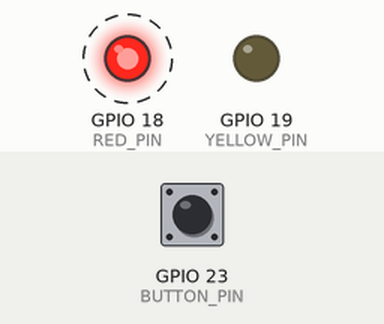
Bench run of a sketch on a simulated ESP32. Shown: output pins drawn as LEDs (lit = HIGH). Dashed ring = blinking. Inputs (shaded band) come from the test bench; at power-on: GPIO 23 (BUTTON_PIN) HIGH.

Above: at 1.2 s.
1.3 s: GPIO 23 (BUTTON_PIN) pulled LOW for 0.15 s
At 1.37 s:
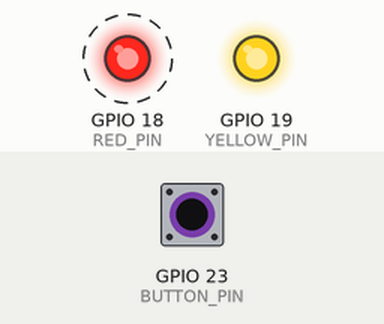
4.3 s: GPIO 23 (BUTTON_PIN) pulled LOW for 1 s
At 6.4 s:
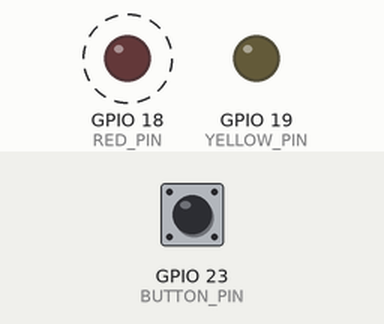
7.3 s: GPIO 23 (BUTTON_PIN) pulled LOW for 3.2 s
At 8.8 s:
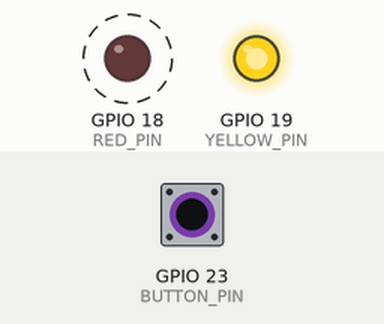
Timing chart, 0 to 18.0 s (numbered marks = the images above; inputs shaded):
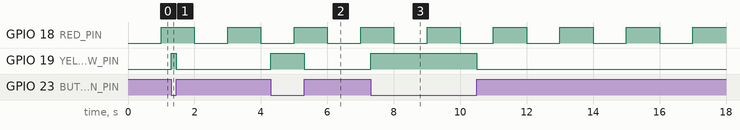

The sketch:

cpp.ino
```cpp
#include <Arduino.h>

const int RED_PIN = 18;
const int YELLOW_PIN = 19;
const int BUTTON_PIN = 23;
const unsigned long INTERVAL_MS = 1000;
unsigned long lastToggle;
bool redOn = false;

void setup() {
  pinMode(RED_PIN, OUTPUT);
  pinMode(YELLOW_PIN, OUTPUT);
  pinMode(BUTTON_PIN, INPUT_PULLUP);
  digitalWrite(RED_PIN, LOW);
  digitalWrite(YELLOW_PIN, LOW);
  lastToggle = millis();
}

void loop() {
  const unsigned long now = millis();
  // La lettura continua anche durante le fasi del lampeggio.
  digitalWrite(YELLOW_PIN, digitalRead(BUTTON_PIN) == LOW ? HIGH : LOW);
  if (now - lastToggle >= INTERVAL_MS) {
    lastToggle = now;
    redOn = !redOn;
    digitalWrite(RED_PIN, redOn ? HIGH : LOW);
  }
  delay(1);  // Breve pausa per giro, non un'attesa di 1000 ms.
}
```

Measured:
- after the input at 1.3 s, GPIO 19 (YELLOW_PIN): LOW → HIGH at once, → LOW 0.15 s later
- after the input at 4.3 s, GPIO 19 (YELLOW_PIN): LOW → HIGH at once, → LOW 1.0 s later
- after the input at 7.3 s, GPIO 19 (YELLOW_PIN): LOW → HIGH at once, → LOW 3.2 s later
- by itself, GPIO 18 (RED_PIN): alternates HIGH for 1.0 s and LOW for 1.0 s
